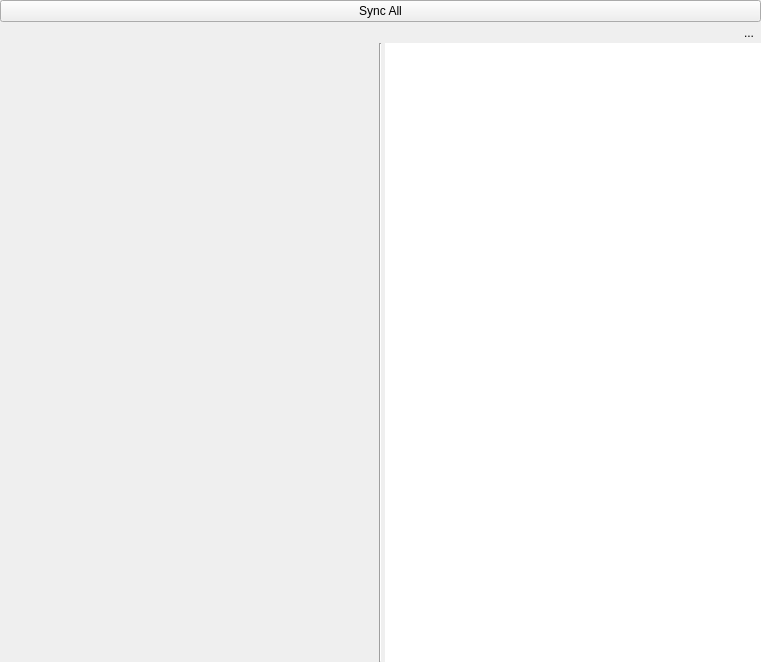
<?xml version="1.0" encoding="UTF-8"?>
<ui version="4.0">
 <class>Form</class>
 <widget class="QWidget" name="Form">
  <property name="geometry">
   <rect>
    <x>0</x>
    <y>0</y>
    <width>761</width>
    <height>662</height>
   </rect>
  </property>
  <property name="windowTitle">
   <string>Form</string>
  </property>
  <property name="styleSheet">
   <string notr="true"/>
  </property>
  <layout class="QVBoxLayout" name="verticalLayout">
   <property name="spacing">
    <number>0</number>
   </property>
   <property name="margin">
    <number>0</number>
   </property>
   <item>
    <widget class="QPushButton" name="syncallButton">
     <property name="text">
      <string>Sync All</string>
     </property>
     <property name="icon">
      <iconset>
       <normaloff>:/icons/sync</normaloff>:/icons/sync</iconset>
     </property>
     <property name="iconSize">
      <size>
       <width>48</width>
       <height>48</height>
      </size>
     </property>
    </widget>
   </item>
   <item>
    <layout class="QGridLayout" name="gridLayout">
     <property name="horizontalSpacing">
      <number>3</number>
     </property>
     <property name="verticalSpacing">
      <number>0</number>
     </property>
     <item row="0" column="2">
      <layout class="QHBoxLayout" name="horizontalLayout">
       <item>
        <spacer name="horizontalSpacer">
         <property name="orientation">
          <enum>Qt::Horizontal</enum>
         </property>
         <property name="sizeHint" stdset="0">
          <size>
           <width>40</width>
           <height>20</height>
          </size>
         </property>
        </spacer>
       </item>
       <item>
        <widget class="QToolButton" name="toolButton">
         <property name="text">
          <string>...</string>
         </property>
         <property name="icon">
          <iconset>
           <normaloff>:/icons/remove</normaloff>:/icons/remove</iconset>
         </property>
         <property name="iconSize">
          <size>
           <width>24</width>
           <height>24</height>
          </size>
         </property>
         <property name="autoRaise">
          <bool>true</bool>
         </property>
        </widget>
       </item>
      </layout>
     </item>
     <item row="1" column="2">
      <widget class="QTextEdit" name="syncstatus">
       <property name="frameShape">
        <enum>QFrame::NoFrame</enum>
       </property>
       <property name="readOnly">
        <bool>true</bool>
       </property>
      </widget>
     </item>
     <item row="1" column="0">
      <widget class="QScrollArea" name="scrollArea">
       <property name="frameShape">
        <enum>QFrame::NoFrame</enum>
       </property>
       <property name="widgetResizable">
        <bool>true</bool>
       </property>
       <widget class="QWidget" name="syncwidgets">
        <property name="geometry">
         <rect>
          <x>0</x>
          <y>0</y>
          <width>375</width>
          <height>572</height>
         </rect>
        </property>
        <layout class="QVBoxLayout" name="verticalLayout_2">
         <property name="margin">
          <number>0</number>
         </property>
        </layout>
       </widget>
      </widget>
     </item>
     <item row="1" column="1">
      <widget class="Line" name="line">
       <property name="orientation">
        <enum>Qt::Vertical</enum>
       </property>
      </widget>
     </item>
    </layout>
   </item>
  </layout>
 </widget>
 <resources>
  <include location="resources.qrc"/>
 </resources>
 <connections>
  <connection>
   <sender>toolButton</sender>
   <signal>pressed()</signal>
   <receiver>syncstatus</receiver>
   <slot>clear()</slot>
   <hints>
    <hint type="sourcelabel">
     <x>757</x>
     <y>82</y>
    </hint>
    <hint type="destinationlabel">
     <x>648</x>
     <y>225</y>
    </hint>
   </hints>
  </connection>
 </connections>
</ui>
